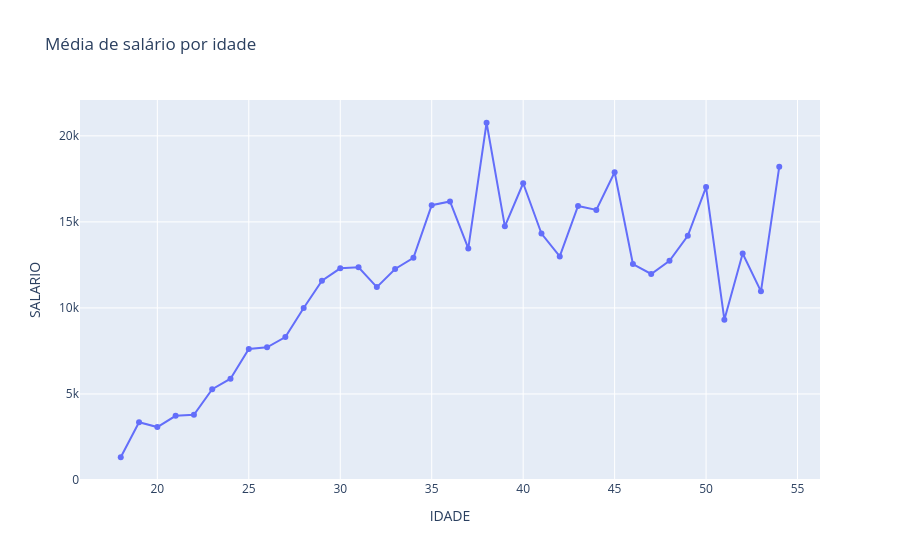

Write notebook code for a chart like this one.
### Code cell
# Cria um gráfico de linha interativo com Plotly
# reset_index() transforma o índice em coluna novamente
fig = px.line(salario_por_idade.reset_index(), x='IDADE', y='SALARIO', title='Média de salário por idade', markers=True)

# Exibe o gráfico interativo
fig.show()

### Figure 1 — Plotly figure (JSON) as saved in the notebook; plotly's stock layout.template omitted (floating-point values rounded to 4 significant figures)
{"data": [{"hovertemplate": "IDADE=%{x}<br>SALARIO=%{y}<extra></extra>", "legendgroup": "", "line": {"color": "#636efa", "dash": "solid"}, "marker": {"symbol": "circle"}, "mode": "lines+markers", "name": "", "orientation": "v", "showlegend": false, "type": "scatter", "x": [18.0, 19.0, 20.0, 21.0, 22.0, 23.0, 24.0, 25.0, 26.0, 27.0, 28.0, 29.0, 30.0, 31.0, 32.0, 33.0, 34.0, 35.0, 36.0, 37.0, 38.0, 39.0, 40.0, 41.0, 42.0, 43.0, 44.0, 45.0, 46.0, 47.0, 48.0, 49.0, 50.0, 51.0, 52.0, 53.0, 54.0], "xaxis": "x", "y": [1320.0, 3355.0, 3073.0, 3730.0, 3791.0, 5279.0, 5885.0, 7615.0, 7710.0, 8308.0, 9999.0, 11580.0, 12300.0, 12360.0, 11210.0, 12260.0, 12910.0, 15970.0, 16190.0, 13460.0, 20760.0, 14740.0, 17250.0, 14320.0, 12990.0, 15920.0, 15700.0, 17880.0, 12550.0, 11970.0, 12740.0, 14190.0, 17020.0, 9316.0, 13160.0, 10960.0, 18200.0], "yaxis": "y"}], "layout": {"legend": {"tracegroupgap": 0}, "title": {"text": "Média de salário por idade"}, "xaxis": {"anchor": "y", "domain": [0, 1], "title": {"text": "IDADE"}}, "yaxis": {"anchor": "x", "domain": [0, 1], "title": {"text": "SALARIO"}}}}
